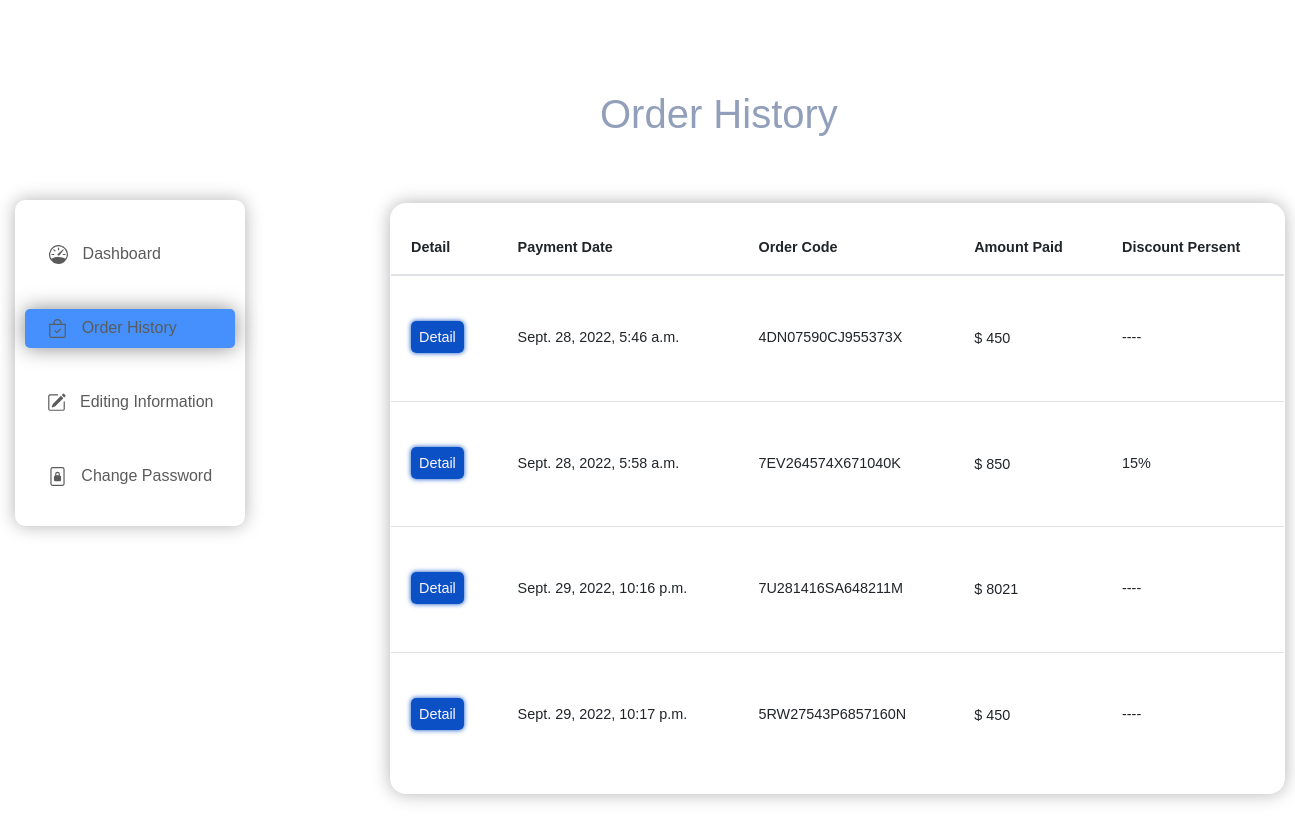
The page /profile/order-history (signed in) on the database its author committed.
### dashboard_module/models.py (models this page shows, shortened)
class Cart(models.Model):
    user = models.ForeignKey(User , on_delete=models.CASCADE)
    status = models.BooleanField(default=True)
    date = models.DateTimeField(auto_now_add=True)
    firstname = models.CharField(max_length=100, null=True, blank=True)
    lastname = models.CharField(max_length=100, null=True, blank=True)
    address = models.CharField(max_length=400,null=True , blank=True)
    Country = models.CharField(max_length=50,null=True , blank=True)
    State = models.CharField(max_length=50,null=True , blank=True)
    zip = models.CharField(max_length=100 , null=True , blank=True)
    Independent_amount = models.IntegerField(null=True , blank=True)
    amount_paid = models.IntegerField(null=True , blank=True)
    payment_date = models.DateTimeField(auto_now=True ,null=True , blank=True)
    transection_id = models.CharField(max_length=200 , null=True , blank=True)

class UserDiscountCode(models.Model):
    cart = models.OneToOneField(Cart , on_delete=models.CASCADE , null=True)
    code = models.ForeignKey(Discountcodes , on_delete=models.CASCADE)
    used = models.BooleanField(default=False)

class Discountcodes(models.Model):
    code = models.CharField(max_length=50 , unique=True)
    valid_from = models.DateField()
    valid_to = models.DateField()
    discount = models.IntegerField(validators=[MinValueValidator(0) , MaxValueValidator(100)])
    status = models.BooleanField(default=False)

### dashboard_module/views.py (the view)
# urls.py: path('profile/order-history', views.OrderHistory, name='orderhistory-page'),
def OrderHistory(request):
    carts = Cart.objects.filter(status=False , user_id=request.user.id)
    context = {
        'carts':carts
    }
    return render(request , 'dashboard_module/order_history.htm' , context)

### dashboard_module/templates/dashboard_module/order_history.htm
{% extends 'shared/base.html' %}
{% load thumbnail %}
{% load poll_extras %}
{% block content %}
<section style="height: 1100px;">
        <div class="cart-title" style="background-color: white">
            <h1 class="title-his">Order History</h1>
            <div class="order-history">
                <div class="pr-cart order-his-cart">
                    <table class="table table-his">
                            <thead>
                                <tr>
                                    <th scope="col">Detail</th>
                                    <th scope="col">Payment Date</th>
                                    <th scope="col">Order Code</th>
                                    <th scope="col">Amount Paid</th>
                                    <th scope="col">Discount Persent</th>
                                </tr>
                            </thead>
                        <br>
                            <tbody class="tbody-tr">
                                {% for cart in carts %}
                                    <tr>
                                      <td style="padding-top: 54px"><a class="his-detail" href="{% url 'orderhistory-detail-page' pk=cart.id %}">Detail</a></td>
                                      <td style="padding-top: 54px">{{ cart.payment_date }}</td>
                                      <td style="padding-top: 54px">{{ cart.transection_id }}</td>
                                      <td style="padding-top: 55px">$ {{ cart.amount_paid }}</td>
                                      <td style="padding-top: 54px">{% if cart.userdiscountcode %}{{ cart.userdiscountcode.code.discount }}%{% else %}----{% endif %}</td>
                                    </tr>
                                {% endfor %}
                            </tbody>
                    </table>
                </div>
            </div>
        </div>
        {% include 'dashboard_module/includes/sidebar_dashboard.html' %}
</section>
{% endblock %}

### static/css/cssmegamenu/stylemenu.css (style rules this page uses)
body { font-size: 1rem; font-family: sans-serif; color: #929FBA; background-color: #ffffff; }

### static/css/custom.css (style rules this page uses)
.cart-title { background-color: #0b0e23; width: 100%; height: 100%; }
.cart-title h1 { margin-top: 50px; margin-left: 630px; position: relative; top: 100px; }
.pr-cart { background: rgba(255, 255, 255, 1); border-radius: 16px; box-shadow: 0 4px 30px rgba(0, 0, 0, 0.1); backdrop-filter: blur(6.6px); -webkit-backdrop-filter: blur(6.6px); border: 1px solid rgba(255, 255, 255, 0.18); width: 895px; margin-top: 100px; margin-left: 50px; }
thead tr th { font-weight: bold; }
.his-detail { color: #fff6fc!important; background-color: #0b51c5; padding: 8px; border-radius: 5px; box-shadow: 0 0 5px #0b51c5; }
.tbody-tr tr td { padding: 20px; padding-bottom: 55px; }
.table-his thead tr th { padding: 20px; }
.order-history { margin-left: 340px; margin-top: 200px; }
.title-his { margin-left: 600px!important; margin-top: -10px!important; }
.order-his-cart { box-shadow: #b4b3b3 0 0 18px; margin-top: -35px!important; }

### templates/shared/head_refrences.html (style rules this page uses)
html, body, header, .carousel { height: 60vh; }

### rows shown on the page
Cart: payment_date "Sept. 28, 2022, 5:46 a.m.", transection_id "4DN07590CJ955373X", amount_paid "450"
Cart: payment_date "Sept. 28, 2022, 5:58 a.m.", transection_id "7EV264574X671040K", amount_paid "850", userdiscountcode.code.discount "15"
Cart: payment_date "Sept. 29, 2022, 10:16 p.m.", transection_id "7U281416SA648211M", amount_paid "8021"
Cart: payment_date "Sept. 29, 2022, 10:17 p.m.", transection_id "5RW27543P6857160N", amount_paid "450"
